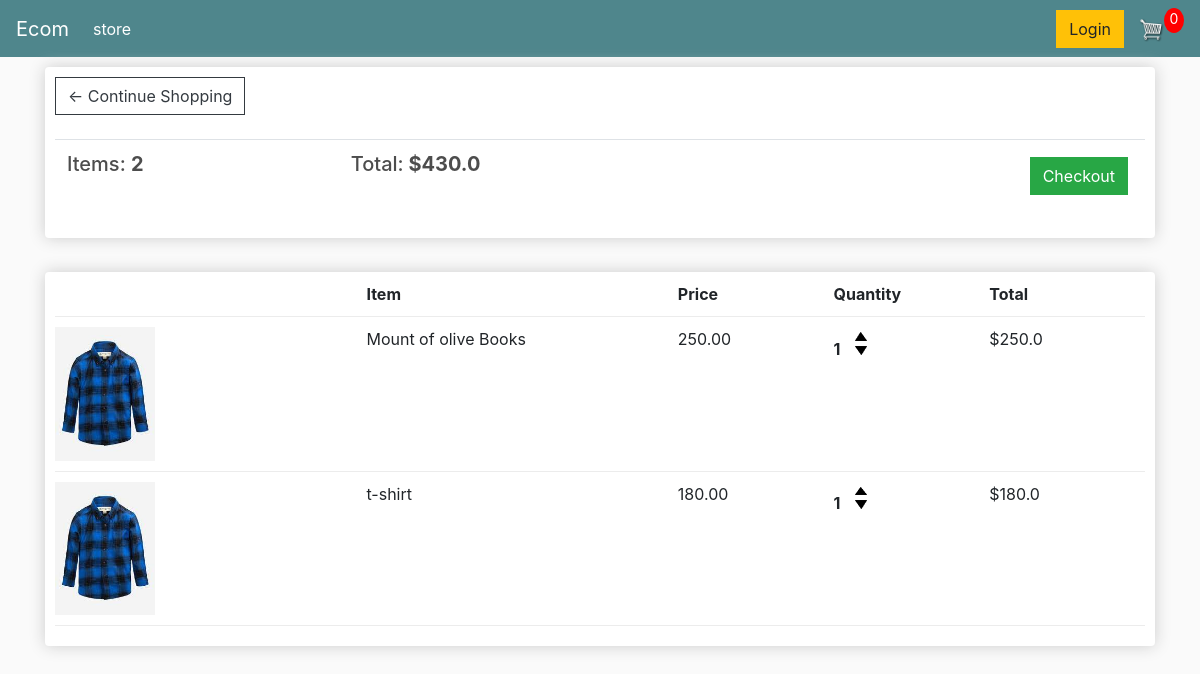
The app's page /cart/ (signed in) with its own data.
### store/models.py (models this page shows, shortened)
class Order(models.Model):
    customer = models.ForeignKey(Customer , on_delete=models.SET_NULL, blank=True , null=True)
    date_orderd = models.DateField(auto_now_add=True)
    complete = models.BooleanField( default=False , null=True , blank=True)
    transaction_id = models.CharField(max_length=30, null=True)
    @property
    def get_cart_total(self):
        orderitems = self.orderitem_set.all()
        total = sum([item.get_total for item in orderitems])
        return total
    @property
    def get_cart_items(self):
        orderitems = self.orderitem_set.all()
        total = sum([item.quantity for item in orderitems])
        return total

class OrderItem(models.Model):
    product = models.ForeignKey(Product , on_delete=models.SET_NULL, blank=True , null=True)
    order = models.ForeignKey(Order , on_delete=models.SET_NULL, blank=True , null=True)
    quantity = models.IntegerField(default=0 , null=True, blank=True)
    date_added = models.DateField(auto_now_add=True)
    @property
    def get_total(self):
        total = self.product.price * self.quantity
        return total

class Product(models.Model):
    name = models.CharField(max_length=30, null=True)
    price = models.FloatField()
    digital = models.BooleanField( default=False , null=True , blank=True)
    image = models.ImageField(null=True , blank=True)
    @property
    def imageUrl(self):
        try:
            url = self.image.url
        except:
            url = ''
        return url

### store/views.py (the view)
# urls.py: path('cart/', views.cart, name="cart"),
def cart(request):
    if request.user.is_authenticated:
        customer = request.user.customer
        order, created = Order.objects.get_or_create(customer=customer, complete=False)
        items = order.orderitem_set.all()
    else:
        items = []
        order = {'get_cart_items':0, 'get_cart_total':0}
    context = {'items':items,'order':order}
    return render(request, 'store/cart.html', context)

### store/templates/store/cart.html
{% extends 'store/base.html' %}
{% load static %}
{% block content %}
<div class="row">
    <div class="col-lg-12">
        <div class="box-element">
            <a class="btn btn-outline-dark" href="{% url 'store' %}">&#x2190; Continue Shopping</a>
            <br>
            <br>
            <table class="table">
                <tr>
                    <th><h5>Items: <strong>{{order.get_cart_items}}</strong></h5></th>
                    <th><h5>Total:<strong> ${{order.get_cart_total}}</strong></h5></th>
                    <th>
                        <a style="float:right; margin:5px;" class="btn btn-success"
                           href="{% url 'checkout' %}">Checkout</a>
                    </th>
                </tr>
            </table>
        </div>
        <br>
        <div class="row">
            <div class="col-lg-12">
                <div class="box-element">
                    <div class="cart-row">
                        <div style="flex:2"></div>
                        <div style="flex:2"><strong>Item</strong></div>
                        <div style="flex:1"><strong>Price</strong></div>
                        <div style="flex:1"><strong>Quantity</strong></div>
                        <div style="flex:1"><strong>Total</strong></div>
                    </div>
                {% for item in items %}
                    <div class="cart-row">
                        <div style="flex:2"><img class="row-image" src="{{ item.product.imageUrl }}"></div>
                        <div style="flex:2">{{item.product.name }}</div>
                        <div style="flex:1"><p>{{item.product.price|floatformat:2 }}</p></div>
                        <div style="flex:1">
                            <p class="quantity">{{item.quantity }}</p>
                            <div class="quantity">
                                <img class="chg-quantity" src="{% static  'images/arrow-up.png' %}">
                                <img class="chg-quantity" src="{% static  'images/arrow-down.png' %}">
                            </div>
                        </div>
                        <div style="flex:1"><p>${{ item.get_total}}</p></div>
                    </div>
               {% endfor %}
                </div>
            </div>
        </div>
        {% endblock content %}

### static/css/main.css (style rules this page uses)
body { background-color: hsl(0, 0%, 98%); }
h1,h2,h3,h4,h5,h6 { color:hsl(0, 0%, 30%); }
.box-element { box-shadow:hsl(0, 0%, 80%) 0 0 16px; background-color: #fff; border-radius: 4px; padding: 10px; }
.col-lg-4, .col-lg-6, .col-lg-8, .col-lg-12 { margin-top: 10px; }
.btn { border-radius: 0; }
.row-image { width: 100px; }
.cart-row { display: flex; align-items: flex-stretch; padding-bottom: 10px; margin-bottom: 10px; border-bottom: 1px solid #ececec; }
.quantity { display: inline-block; font-weight: 700; padding-right:10px; }
.chg-quantity { width: 12px; cursor: pointer; display: block; margin-top: 5px; transition:.1s; }

### records on screen
Order: get_cart_items "2", get_cart_total "430.0"
OrderItem: product.imageUrl (picture), product.name "Mount of olive Books", product.price "250.00", quantity "1", get_total "250.0"
OrderItem: product.imageUrl (picture), product.name "t-shirt", product.price "180.00", quantity "1", get_total "180.0"
